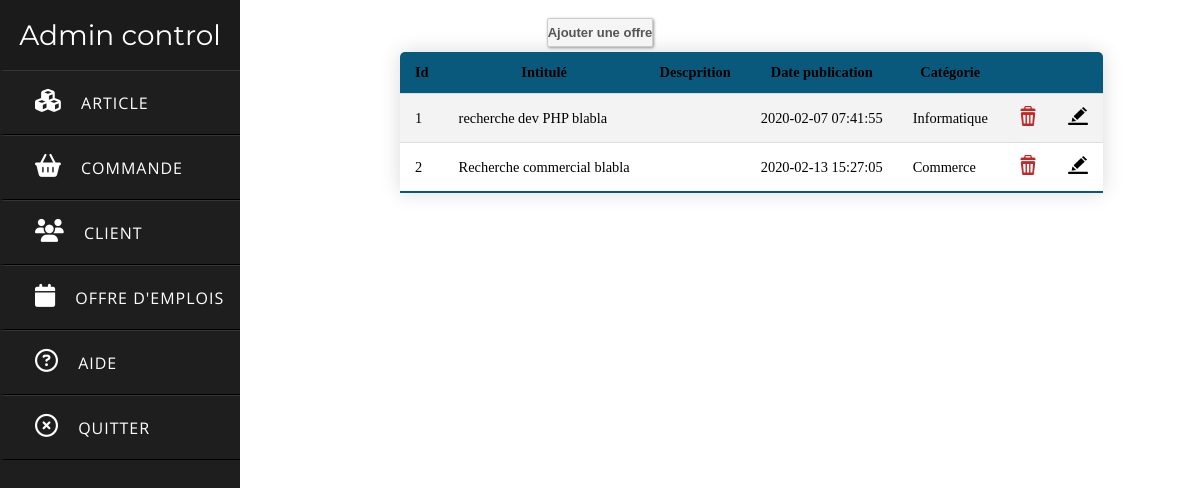
Screenshot of /Admin/CreaOffre.php with the database file from the repository.
### tables this page shows
CREATE TABLE IF NOT EXISTS `jobs` (
  `ido` int(11) NOT NULL AUTO_INCREMENT,
  `intitule` text NOT NULL,
  `description` varchar(3000) DEFAULT NULL,
  `datepub` datetime NOT NULL,
  `categorie` text NOT NULL,
  PRIMARY KEY (`ido`)
);

### Admin/CreaOffre.php (the view, shortened to what this page needs)
<?php
$id = mysqli_connect("localhost","root","","belletable");
  $req = "select * from jobs";
  $res = mysqli_query($id,$req);
 ?>
<!DOCTYPE html>
<html lang="fr" dir="ltr">
  <head>
    <link rel="stylesheet" href="assets/Stylesheets/styleAdmin.css">
  </head>
  <div>
    <div class="sidebar">
      <header>Admin control</header>
      <a href="adminArticle.php" >
        <i class="fas fa-cubes"></i>
        <span>Article</span>
      </a>
      <a href="#">
        <i class="fas fa-shopping-basket"></i>
        <span>Commande</span>
      </a>
      <a href="adminClient.php">
        <i class="fas fa-users" ></i>
        <span>Client</span>
      </a>
      <a href="#">
         <i class="fas fa-calendar" class="active"></i>
        <span>Offre d'emplois</span>
      </a>
      <a href="#">
        <i class="far fa-question-circle"></i>
        <span>Aide</span>
      </a>
      <a href="index.php">
        <i class="far fa-times-circle"></i>
        <span>Quitter</span>
      </a>
    </div>
</div>
<body>
    <br>
    <center>
    <a href="AjoutOffre.php"><input type="button" value="Ajouter une offre" class="ajoutP"></a>
  <br>
</center>
    <table class="content-table">
  <tr bgcolor="#09597C">
    <th> Id </th><th> Intitulé </th><th> Descprition </th><th> Date publication </th>
    <th> Catégorie <th></th><th></th>
  </tr>
  <?php
  $i = 0;
  while($ligne = mysqli_fetch_assoc($res)){
  ?>
  <tr>
    <td><?=$ligne["ido"]; ?></td>
    <td><?=$ligne["intitule"]; ?></td>
    <td><?=$ligne["description"];?></td>
    <td><?=$ligne["datepub"]; ?></td>
    <td><?=$ligne["categorie"]; ?></td>
    <td><a href="suppOffre.php?row=<?=$ligne["ido"];?>" ><img src="assets/img/sup.png" width="20"></a></td>
    <td><a href="modifOffre.php?row=<?=$ligne["ido"];?>"><img src="assets/img/modif.png" width="20"></a></td>
    </tr>
  <?php } $i++; ?>
</table>
</body>

### Admin/assets/Stylesheets/styleAdmin.css (style rules this page uses)
* { margin: 0; padding: 0; text-decoration: none; }
.sidebar { position: fixed; width: 240px; left: 0px; height: 100%; background: #1e1e1e; transition: all .5s ease; float: left; display: inline-block; }
.sidebar header { font-size: 28px; color: white; line-height: 70px; text-align: center; background: #1b1b1b; user-select: none; font-family: 'Montserrat', sans-serif; }
.sidebar a { display: block; height: 65px; width: 100%; color: white; line-height: 65px; padding-left: 30px; box-sizing: border-box; border-bottom: 1px solid black; border-top: 1px solid rgba(255,255,255,.1); border-left: 5px solid transparent; font-family: 'Open Sans', sans-serif; transition: all .5s ease; }
.sidebar a i { font-size: 23px; margin-right: 16px; }
.sidebar a span { letter-spacing: 1px; text-transform: uppercase; }
.content-table { float: left; margin-top: 5px; border-collapse: collapse; display:inline-block; margin-left: 400px; font-size: 0.9em; min-width: 400px; border-radius: 5px 5px 0 0; overflow: auto; box-shadow: 0 0 20px rgba(0, 0, 0, 0.15); }
.content-table th, .content-table td { padding: 12px 15px; }
.content-table tbody tr { border-bottom: 1px solid #dddddd; }
.content-table tbody tr:nth-of-type(even) { background-color: #f3f3f3; }
.content-table tbody tr:last-of-type { border-bottom: 2px solid #09597C; }
.ajoutP { padding:6px 0 6px 0; font:bold 13px Arial; background:#f5f5f5; color:#555; border-radius:2px; border:1px solid #ccc; box-shadow:1px 1px 3px #999; }

### rows the page displays
jobs: ido "1", intitule "recherche dev PHP blabla", datepub "2020-02-07 07:41:55", categorie "Informatique"
jobs: ido "2", intitule "Recherche commercial blabla", datepub "2020-02-13 15:27:05", categorie "Commerce"
